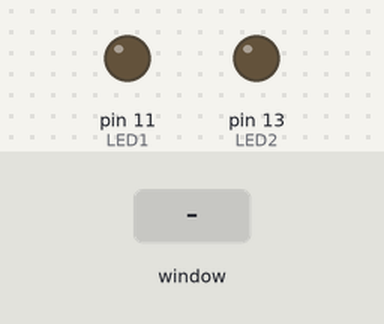
Simulated run of this program. Board: Raspberry Pi (header pin numbers). Parts: output pins drawn as LEDs (lit = HIGH). Dashed ring = blinking. The inputs (shaded band) are chosen by the test bench. The desktop window is not drawn, its controls go by their first labels and the mouse button is held 0.15 s; threads take turns every 2 ms.

Above: at 1.2 s.
1.3 s: control labelled "LED1 ON/OFF" in the window clicked
At 1.45 s:
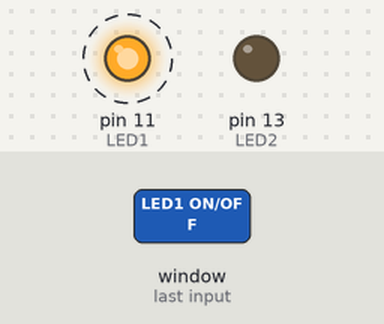
4.3 s: control labelled "LED2 ON/OFF" in the window clicked
At 4.45 s:
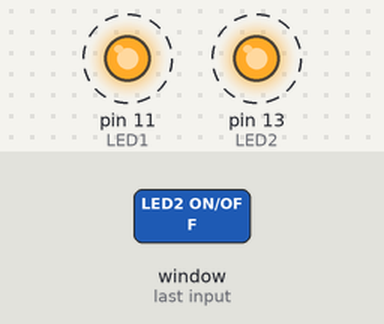
Timing chart, 0 to 13.3 s (numbered marks = the images above; inputs shaded):
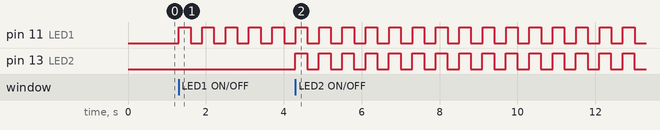

The program:

0322_gui_LED3.py
```python
from tkinter import *
import RPi.GPIO as GPIO
import threading
import time

window = Tk()        # 위젯 창을 만드는 클래스

window.title("LED CONT")
window.geometry("400x210")

GPIO.setmode(GPIO.BOARD)
LED1=11
LED2=13
GPIO.setup(LED1,GPIO.OUT,initial=GPIO.LOW)
GPIO.setup(LED2,GPIO.OUT,initial=GPIO.LOW)
LED1_state=False
LED2_state=False

#Hardware

def LED1_func():
    global LED1_state
    while True:
        if LED1_state==True:
            GPIO.output(LED1,GPIO.HIGH)
            time.sleep(0.3)
            GPIO.output(LED1,GPIO.LOW)
            time.sleep(0.3)
        else:
            GPIO.output(LED1,GPIO.LOW)

        if thread_stop==True:
            break

def LED2_func():
    global LED2_state
    while True:
        if LED2_state==True:
            GPIO.output(LED2,GPIO.HIGH)
            time.sleep(0.3)
            GPIO.output(LED2,GPIO.LOW)
            time.sleep(0.3)
        else:
            GPIO.output(LED2,GPIO.LOW)

        if thread_stop==True:
            break

def LED1_Cntl():
    global LED1_state
    if LED1_state==False:
        GPIO.output(LED1,GPIO.HIGH)
        #led1_bin['text']="LED1 ON"
        #led1_bin['fg']='red'
        led1_bin.config(text="LED1 ON",bg="#60d4d4")
        LED1_state= True
    else:
        GPIO.output(LED1,GPIO.LOW)
        #led1_bin['text']="LED1 OFF"
        #led1_bin['fg']='blue'
        led1_bin.config(text="LED1 OFF",bg="#60d4d4")
        LED1_state= False

def LED2_Cntl():
    global LED2_state
    if LED2_state==False:
        GPIO.output(LED2,GPIO.HIGH)
        #led2_bin['text']="LED2 ON"
        #led2_bin['fg']='red'
        led2_bin.config(text="LED2 ON",bg="#60d4d4")
        LED2_state= True
    else:
        GPIO.output(LED2,GPIO.LOW)
        #led2_bin['text']="LED2 OFF"
        #led2_bin['fg']='red'
        led2_bin.config(text="LED2 OFF",bg="#60d4d4")
        LED2_state= False

try:
    thread_stop=False
    t1=threading.Thread(target=LED1_func)
    t2=threading.Thread(target=LED2_func)

    t1.start()
    t2.start()

    led1_bin= Button(window, text="LED1 ON/OFF", font=("맑은 고딕", 15), bd=7, bg="#60d4d4",
                fg="#803737", relief='groove',command=LED1_Cntl)

    led2_bin= Button(window, text="LED2 ON/OFF", font=("맑은 고딕", 15), bd=7, bg="#60d4d4",
                fg="#803737", relief='groove',command=LED2_Cntl)

    led1_bin.place(x=50, y=80, width=140, height=50)
    led2_bin.place(x=210, y=80, width=140, height=50)

    window.mainloop()

    #while True:
        #pass

except KeyboardInterrupt:
    print("KeyboardInterrupt")
finally:
    thread_stop=True
    t1.join() #thread finish ->wait
    t2.join()
    print("cleanup")
    GPIO.cleanup()
```

Measured:
- after the input at 1.3 s, pin 11 (LED1): alternates HIGH for 0.30 s and LOW for 0.30 s, starting at once
- after the input at 4.3 s, pin 13 (LED2): alternates HIGH for 0.30 s and LOW for 0.30 s, starting at once
